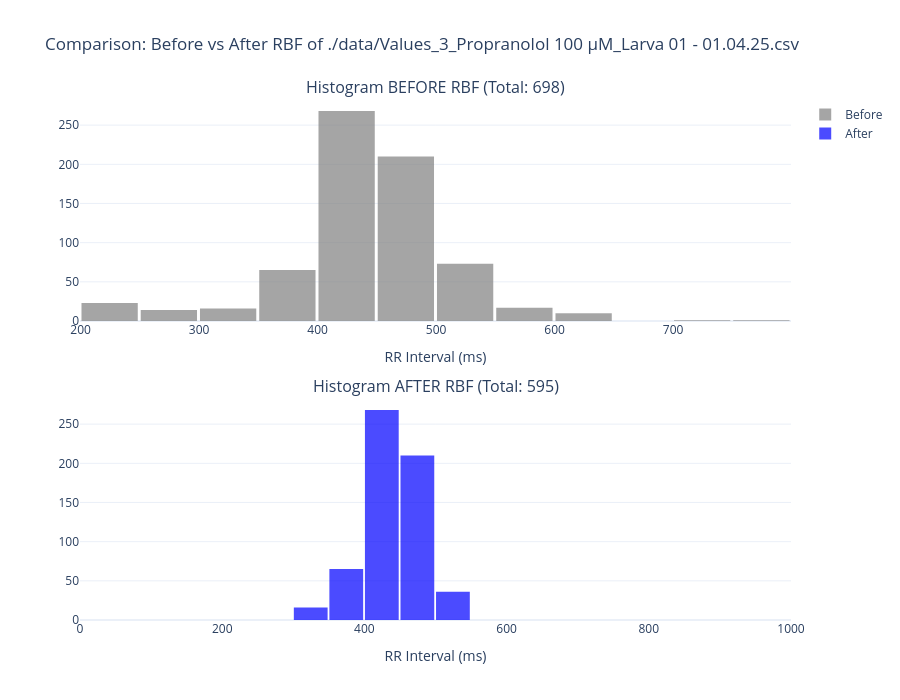

Here is the notebook cell this chart was saved with:
### Code cell
# RBF filtering on Propranolol 100 µM with HR(120 - 200) 
plot_hist_comparison(params['file_path'], params)

### Figure 1 — Plotly figure (JSON) as saved in the notebook; plotly's stock layout.template omitted (floating-point values rounded to 4 significant figures; data arrays with more than 128 entries replaced by an {"elided": "..."} marker saying what was removed)
{"data": [{"marker": {"color": "gray"}, "name": "Before", "nbinsx": 20, "opacity": 0.7, "type": "histogram", "x": {"elided": "698 float values"}, "xaxis": "x", "yaxis": "y"}, {"marker": {"color": "blue"}, "name": "After", "nbinsx": 5, "opacity": 0.7, "type": "histogram", "x": {"elided": "595 int values"}, "xaxis": "x2", "yaxis": "y2"}], "layout": {"annotations": [{"font": {"size": 16}, "showarrow": false, "text": "Histogram BEFORE RBF (Total: 698)", "x": 0.5, "xanchor": "center", "xref": "paper", "y": 1, "yanchor": "bottom", "yref": "paper"}, {"font": {"size": 16}, "showarrow": false, "text": "Histogram AFTER RBF (Total: 595)", "x": 0.5, "xanchor": "center", "xref": "paper", "y": 0.425, "yanchor": "bottom", "yref": "paper"}], "bargap": 0.05, "height": 700, "title": {"text": "Comparison: Before vs After RBF of ./data/Values_3_Propranolol 100 µM_Larva 01 - 01.04.25.csv"}, "xaxis": {"anchor": "y", "domain": [0, 1], "title": {"text": "RR Interval (ms)"}}, "xaxis2": {"anchor": "y2", "domain": [0, 1], "range": [0, 1000], "title": {"text": "RR Interval (ms)"}}, "yaxis": {"anchor": "x", "domain": [0.575, 1]}, "yaxis2": {"anchor": "x2", "domain": [0, 0.425]}}}
